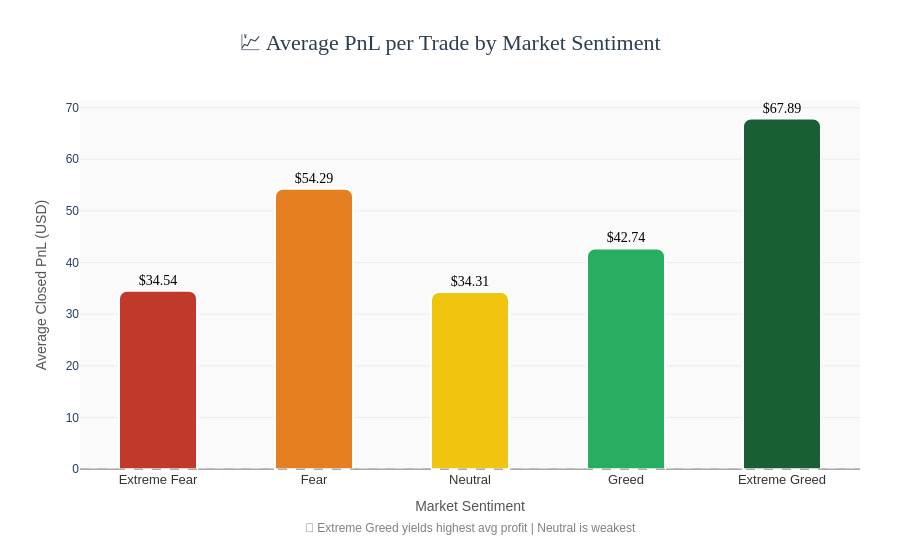

The cell this chart's notebook holds for it:
### Code cell
# Using Plotly to create an interactive bar chart
# Colors go from red (Extreme Fear) to dark green (Extreme Greed)

import plotly.graph_objects as go

sentiments = pnl_by_sentiment['classification'].tolist()
values = pnl_by_sentiment['avg_pnl'].tolist()
colors = ['#c0392b', '#e67e22', '#f1c40f', '#27ae60', '#1a5e36']

fig = go.Figure(go.Bar(
    x=sentiments,
    y=values,
    marker=dict(
        color=colors,
        line=dict(color='white', width=2),
        cornerradius=8
    ),
    text=[f'${v:.2f}' for v in values],
    textposition='outside',
    textfont=dict(size=14, color='black', family='Arial Black'),
    width=0.5
))

fig.update_layout(
    title=dict(
        text='💹 Average PnL per Trade by Market Sentiment',
        font=dict(size=22, family='Arial Black', color='#2c3e50'),
        x=0.5,
        xanchor='center'
    ),
    xaxis=dict(
        title=dict(text='Market Sentiment', font=dict(size=14, color='#555')),
        tickfont=dict(size=13, family='Arial', color='#333'),
        showgrid=False
    ),
    yaxis=dict(
        title=dict(text='Average Closed PnL (USD)', font=dict(size=14, color='#555')),
        tickfont=dict(size=12),
        showgrid=True,
        gridcolor='#ececec',
        gridwidth=1,
        zeroline=True,
        zerolinecolor='#aaa',
        zerolinewidth=1.5
    ),
    plot_bgcolor='#fafafa',
    paper_bgcolor='white',
    font=dict(family='Arial', size=13),
    height=550,
    margin=dict(t=100, b=80, l=80, r=40),
    showlegend=False,
    annotations=[
        dict(
            text='📌 Extreme Greed yields highest avg profit | Neutral is weakest',
            xref='paper', yref='paper',
            x=0.5, y=-0.18,
            showarrow=False,
            font=dict(size=12, color='gray'),
            xanchor='center'
        )
    ]
)

fig.add_hline(y=0, line_dash='dash', line_color='#aaa', line_width=1.5)
fig.show()
fig.write_html('chart1_avg_pnl_by_sentiment.html')

### Figure 1 — Plotly figure (JSON) as saved in the notebook; plotly's stock layout.template omitted (floating-point values rounded to 4 significant figures)
{"data": [{"marker": {"color": ["#c0392b", "#e67e22", "#f1c40f", "#27ae60", "#1a5e36"], "cornerradius": 8, "line": {"color": "white", "width": 2}}, "text": ["$34.54", "$54.29", "$34.31", "$42.74", "$67.89"], "textfont": {"color": "black", "family": "Arial Black", "size": 14}, "textposition": "outside", "type": "bar", "width": 0.5, "x": ["Extreme Fear", "Fear", "Neutral", "Greed", "Extreme Greed"], "y": [34.54, 54.29, 34.31, 42.74, 67.89]}], "layout": {"annotations": [{"font": {"color": "gray", "size": 12}, "showarrow": false, "text": "📌 Extreme Greed yields highest avg profit | Neutral is weakest", "x": 0.5, "xanchor": "center", "xref": "paper", "y": -0.18, "yref": "paper"}], "font": {"family": "Arial", "size": 13}, "height": 550, "margin": {"b": 80, "l": 80, "r": 40, "t": 100}, "paper_bgcolor": "white", "plot_bgcolor": "#fafafa", "shapes": [{"line": {"color": "#aaa", "dash": "dash", "width": 1.5}, "type": "line", "x0": 0, "x1": 1, "xref": "x domain", "y0": 0, "y1": 0, "yref": "y"}], "showlegend": false, "title": {"font": {"color": "#2c3e50", "family": "Arial Black", "size": 22}, "text": "💹 Average PnL per Trade by Market Sentiment", "x": 0.5, "xanchor": "center"}, "xaxis": {"showgrid": false, "tickfont": {"color": "#333", "family": "Arial", "size": 13}, "title": {"font": {"color": "#555", "size": 14}, "text": "Market Sentiment"}}, "yaxis": {"gridcolor": "#ececec", "gridwidth": 1, "showgrid": true, "tickfont": {"size": 12}, "title": {"font": {"color": "#555", "size": 14}, "text": "Average Closed PnL (USD)"}, "zeroline": true, "zerolinecolor": "#aaa", "zerolinewidth": 1.5}}}
